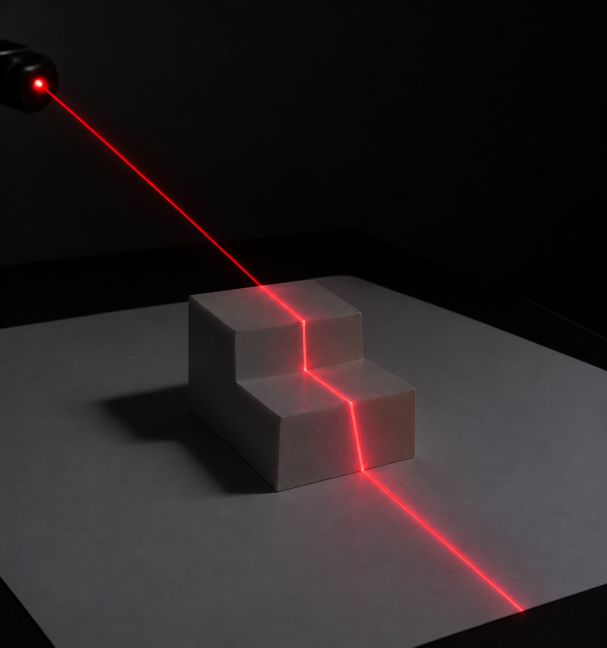
#> input picture images/test.jpg, 1214 x 1295 px (shown at 1/2 size)
$ python main.py
#> lines starting #> are read from the running program, lines starting #| are printed output that depends on the picture; after the words box and inside, x2 and y2 are one past the last pixel; in counts of white or black regions, pixels touching at a corner belong together
import cv2
import numpy as np
from skimage.morphology import skeletonize
import os


# ============================================================
# 1. 显示图片的工具函数
# ============================================================

def show_image(image, title, duration=2000):
    """
    用较大的窗口显示图片

    参数：
        image    : 要显示的图片
        title    : 窗口标题
        duration : 显示时间，单位 ms
                   例如 2000 = 2 秒
    """
#> called with title = 'Project Introduction', duration = 2500

    cv2.namedWindow(title, cv2.WINDOW_NORMAL)

    # 设置较大的窗口
    cv2.resizeWindow(title, 1800, 1100)

    cv2.imshow(title, image)

    # 自动等待指定时间
    cv2.waitKey(duration)

    cv2.destroyWindow(title)


# ============================================================
# 2. 创建标题画面
# ============================================================

def create_title_screen(title, subtitle=""):
    """
    创建项目演示标题画面
    """

    canvas = np.ones((800, 1400, 3), dtype=np.uint8) * 255

    # 主标题
    cv2.putText(
        canvas,
        title,
        (120, 330),
        cv2.FONT_HERSHEY_SIMPLEX,
        2.0,
        (40, 80, 140),
        4,
        cv2.LINE_AA
    )

    # 副标题
    if subtitle != "":
        cv2.putText(
            canvas,
            subtitle,
            (120, 430),
            cv2.FONT_HERSHEY_SIMPLEX,
            1.0,
            (80, 80, 80),
            2,
            cv2.LINE_AA
        )

    return canvas


# ============================================================
# 3. 核心算法
# ============================================================

def process_image(image_path, csv_path, result_path):
    """
    对一张图片进行激光中心线提取

    理论图和真实图都使用这一份函数，
    因此两阶段使用完全相同的算法和参数。
    """
#> called with image_path = 'images/test.jpg', csv_path = 'theory_centerline.csv', result_path = 'theory_result.jpg'

    print("\n" + "=" * 60)
    print("正在处理：", image_path)
    print("=" * 60)

    # --------------------------------------------------------
    # 读取图片
    # --------------------------------------------------------

    img = cv2.imread(image_path)
#> img is the input picture: shape (1295, 1214, 3); mean B, G, R 36.8, 35.3, 42.5

    if img is None:
        print("❌ 无法读取图片：", image_path)
        return None

    # 保存原始图片
    original = img.copy()

    # --------------------------------------------------------
    # BGR → HSV
    # --------------------------------------------------------

    hsv = cv2.cvtColor(img, cv2.COLOR_BGR2HSV)
#> hsv: shape (1295, 1214, 3); mean H, S, V 81.5, 44.6, 43

    # --------------------------------------------------------
    # 提取红色区域
    #
    # 红色在 HSV 中可能出现在：
    # 0°附近
    # 180°附近
    # --------------------------------------------------------

    lower_red_1 = np.array([0, 80, 80])
    upper_red_1 = np.array([10, 255, 255])

    lower_red_2 = np.array([170, 80, 80])
    upper_red_2 = np.array([180, 255, 255])

    mask_red_1 = cv2.inRange(
        hsv,
        lower_red_1,
        upper_red_1
    )
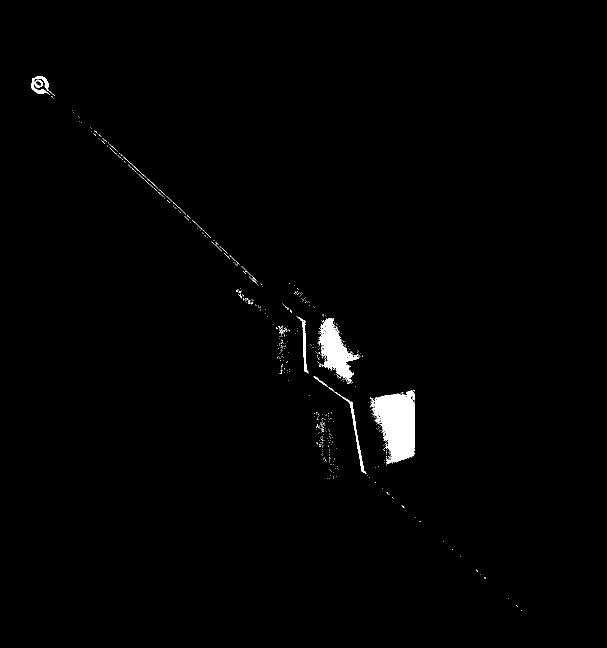
#> mask_red_1: shape (1295, 1214) (shown at 1/2 size); 1% white; 523 white regions (508 under 20 px), largest, box (x1, y1, x2, y2) and area: (742, 781, 830, 927) 8514, (635, 636, 718, 768) 4391, (669, 783, 732, 948) 696

    mask_red_2 = cv2.inRange(
        hsv,
        lower_red_2,
        upper_red_2
    )
#> mask_red_2: shape (1295, 1214); 4.9% white; 238 white regions (237 under 20 px), largest, box (x1, y1, x2, y2) and area: (67, 157, 1066, 1234) 77011

    # 合并两个红色范围
    mask_red = cv2.bitwise_or(
        mask_red_1,
        mask_red_2
    )
#> mask_red: shape (1295, 1214); 6% white; 143 white regions (142 under 20 px), largest, box (x1, y1, x2, y2) and area: (63, 152, 1066, 1234) 93653

    # --------------------------------------------------------
    # 分离 B、G、R 通道
    # --------------------------------------------------------

    b, g, r = cv2.split(img)

    # --------------------------------------------------------
    # 计算红色优势：
    #
    # R - max(G, B)
    #
    # 数值越大，说明该像素越偏红
    # --------------------------------------------------------

    max_gb = np.maximum(g, b)

    red_difference = (
        r.astype(np.int16)
        -
        max_gb.astype(np.int16)
    )

    # --------------------------------------------------------
    # 获取亮红色激光区域
    #
    # 条件：
    # 1. 必须属于红色区域
    # 2. R 通道 > 180
    # 3. 红色明显强于 G/B
    # --------------------------------------------------------

    bright_red = (
        (mask_red > 0)
        &
        (r > 180)
        &
        (red_difference > 80)
    )
#> bright_red: shape (1295, 1214) bool; 1% white; 1 white region, box (x1, y1, x2, y2) and area: (66, 156, 1048, 1224) 16373

    laser_core = (
        bright_red.astype(np.uint8) * 255
    )

    # --------------------------------------------------------
    # 形态学闭运算
    #
    # 作用：
    # 填补激光区域中的一些小断裂
    # --------------------------------------------------------

    kernel = np.ones((3, 3), np.uint8)

    laser_core = cv2.morphologyEx(
        laser_core,
        cv2.MORPH_CLOSE,
        kernel
    )
#> laser_core: shape (1295, 1214); 1% white; 1 white region, box (x1, y1, x2, y2) and area: (66, 156, 1048, 1224) 16442

    # ========================================================
    # 4. 连通区域分析
    # ========================================================

    num_labels, labels, stats, centroids = (
        cv2.connectedComponentsWithStats(
            laser_core,
            connectivity=8
        )
    )
#> num_labels = 2; stats = [[0, 0, 1214, 1295, 1555688], [66, 156, 982, 1068, 16442]]; centroids = [[605.8, 645.3], [668.8, 808.7]]

    # --------------------------------------------------------
    # 如果没有检测到任何区域
    # --------------------------------------------------------

    if num_labels <= 1:

        print("❌ 没有检测到有效的激光区域")

        empty_skeleton = np.zeros_like(laser_core)

        return {
            "original": original,
            "mask_red": mask_red,
            "laser_core": laser_core,
            "main_laser": laser_core,
            "skeleton_mask": empty_skeleton,
            "final_result": original.copy(),
            "coordinates_x": [],
            "coordinates_y": []
        }

    # --------------------------------------------------------
    # 找面积最大的连通区域
    # --------------------------------------------------------

    largest_label = 1

    largest_area = stats[
        1,
        cv2.CC_STAT_AREA
    ]
#> largest_area = 16442

    for i in range(2, num_labels):

        area = stats[
            i,
            cv2.CC_STAT_AREA
        ]

        if area > largest_area:

            largest_area = area
            largest_label = i
#> after the loop, largest_area = 16442; largest_label = 1

    # --------------------------------------------------------
    # 提取最大连通区域
    # --------------------------------------------------------

    main_laser = np.zeros_like(
        laser_core
    )

    main_laser[
        labels == largest_label
    ] = 255

    print(
        "检测到连通区域数量：",
        num_labels - 1
    )
#| 检测到连通区域数量： 1

    print(
        "最大激光区域面积：",
        largest_area
    )
#| 最大激光区域面积： 16442

    # ========================================================
    # 5. 骨架化
    # ========================================================

    # 转换成布尔图
    binary = main_laser > 0

    # 骨架化
    skeleton = skeletonize(
        binary
    )

    # 转换成 OpenCV 图像
    skeleton_mask = (
        skeleton.astype(np.uint8)
        * 255
    )

    # 让骨架更加连续
    skeleton_mask = cv2.morphologyEx(
        skeleton_mask,
        cv2.MORPH_CLOSE,
        np.ones((2, 2), np.uint8)
    )

    # ========================================================
    # 6. 提取中心线坐标
    # ========================================================

    y_coords, x_coords = np.where(
        skeleton_mask > 0
    )

    print(
        "中心线坐标数量：",
        len(x_coords)
    )

    # --------------------------------------------------------
    # 保存 CSV
    #
    # 不使用 pandas
    # --------------------------------------------------------

    with open(
        csv_path,
        "w",
        encoding="utf-8-sig"
    ) as f:

        f.write("x,y\n")

        for x, y in zip(
            x_coords,
            y_coords
        ):

            f.write(
                f"{x},{y}\n"
            )

    print(
        "中心线数据已保存：",
        csv_path
    )

    # ========================================================
    # 7. 生成最终结果图
    # ========================================================

    final_result = original.copy()

    # --------------------------------------------------------
    # 注意：
    #
    # 这里仅仅是为了“显示”时让绿色中心线更加明显。
    #
    # 实际的 skeleton_mask 没有被修改。
    # CSV 保存的仍然是真实骨架坐标。
    # --------------------------------------------------------

    display_kernel = cv2.getStructuringElement(
        cv2.MORPH_ELLIPSE,
        (7, 7)
    )

    thick_skeleton = cv2.dilate(
        skeleton_mask,
        display_kernel
    )

    # --------------------------------------------------------
    # 把中心线显示成绿色
    # --------------------------------------------------------

    green_mask = (
        thick_skeleton > 0
    )

    final_result[
        green_mask
    ] = (
        0,
        255,
        0
    )
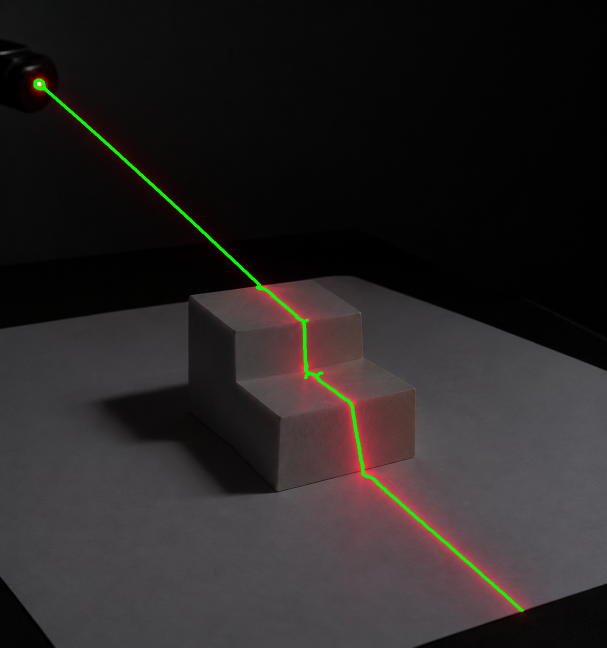
#> final_result: shape (1295, 1214, 3) (shown at 1/2 size); 0.66% of pixels changed, all inside (x1, y1, x2, y2) = (67, 157, 1048, 1224)

    # ========================================================
    # 8. 保存最终图片
    # ========================================================

    cv2.imwrite(
        result_path,
        final_result
    )

    print(
        "最终结果已保存：",
        result_path
    )

    # ========================================================
    # 9. 返回结果
    # ========================================================

    return {
        "original": original,
        "mask_red": mask_red,
        "laser_core": laser_core,
        "main_laser": main_laser,
        "skeleton_mask": skeleton_mask,
        "final_result": final_result,
        "coordinates_x": x_coords,
        "coordinates_y": y_coords
    }


# ============================================================
# 10. 播放一个阶段
# ============================================================

def play_stage(result, stage_name):
    """
    播放某个阶段的检测过程
    """

    if result is None:
        return

    # --------------------------------------------------------
    # 1. 原始图片
    # --------------------------------------------------------

    show_image(
        result["original"],
        stage_name + " - Original Image",
        duration=1800
    )

    # --------------------------------------------------------
    # 2. 红色区域
    # --------------------------------------------------------

    show_image(
        result["mask_red"],
        stage_name + " - Red Mask",
        duration=1800
    )

    # --------------------------------------------------------
    # 3. 激光核心
    # --------------------------------------------------------

    show_image(
        result["laser_core"],
        stage_name + " - Laser Core",
        duration=1800
    )

    # --------------------------------------------------------
    # 4. 最终中心线
    # --------------------------------------------------------

    show_image(
        result["final_result"],
        stage_name + " - Final Result",
        duration=3000
    )


# ============================================================
# 11. 创建过渡页面
# ============================================================

def create_transition_screen(
    title,
    subtitle=""
):

    canvas = np.ones(
        (800, 1400, 3),
        dtype=np.uint8
    ) * 255

    cv2.putText(
        canvas,
        title,
        (120, 330),
        cv2.FONT_HERSHEY_SIMPLEX,
        1.8,
        (40, 80, 140),
        3,
        cv2.LINE_AA
    )

    if subtitle != "":

        cv2.putText(
            canvas,
            subtitle,
            (120, 430),
            cv2.FONT_HERSHEY_SIMPLEX,
            0.95,
            (80, 80, 80),
            2,
            cv2.LINE_AA
        )

    return canvas


# ============================================================
# 12. 最终总结页面
# ============================================================

# [98 lines left out: function create_final_summary, not called in this run]


# ============================================================
# 13. 主程序
# ============================================================

def main():

    print()
    print("=" * 70)
    print("       基于计算机视觉的激光条纹中心线提取演示")
    print("=" * 70)
    print()

    # --------------------------------------------------------
    # 图片路径
    # --------------------------------------------------------

    theory_path = "images/test.jpg"
    real_path = "images/real.jpg"

    # --------------------------------------------------------
    # 检查理论图
    # --------------------------------------------------------

    if not os.path.exists(
        theory_path
    ):

        print(
            "❌ 找不到理论测试图：",
            theory_path
        )

        print(
            "请确认 images 文件夹中存在 test.jpg"
        )

        return

    # --------------------------------------------------------
    # 检查真实图
    # --------------------------------------------------------

    if not os.path.exists(
        real_path
    ):

        print(
            "❌ 找不到真实激光图：",
            real_path
        )

        print(
            "请确认 images 文件夹中存在 real.jpg"
        )

        return

    # ========================================================
    # 开场
    # ========================================================

    intro = create_title_screen(
        "Laser Centerline Detection",
        "Computer Vision Based Structured-Light Processing"
    )

    show_image(
        intro,
        "Project Introduction",
        duration=2500
    )

    # ========================================================
    # 第一阶段：理论 / 测试图
    # ========================================================

    print()
    print("【第一阶段】理论 / 测试图")
    print("开始检测...")

    theory_result = process_image(
        theory_path,
        "theory_centerline.csv",
        "theory_result.jpg"
    )
#> theory_result = 8 items

    # 播放理论图检测过程
    play_stage(
        theory_result,
        "Theory Image"
    )

    # ========================================================
    # 过渡
    # ========================================================

    transition = create_transition_screen(
        "Stage 1 Completed",
        "Applying the SAME algorithm to a real laser image..."
    )

    show_image(
        transition,
        "Transition",
        duration=2200
    )
#> in show_image (call 6), `cv2.imshow(title, image)`:
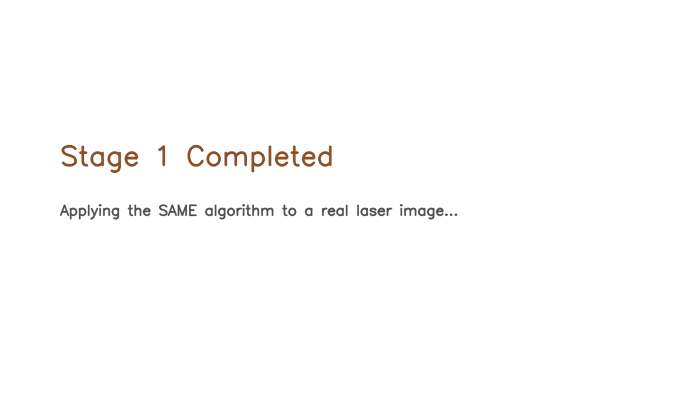
#> window 'Transition': shape (800, 1400, 3) (shown at 1/2 size); mean B, G, R 252.8, 253, 253.4

    # ========================================================
    # 第二阶段：真实激光图
    #
    # 这里仍然调用完全相同的 process_image()
    # ========================================================

    print()
    print("【第二阶段】真实激光图")
    print("开始检测...")

    real_result = process_image(
        real_path,
        "real_centerline.csv",
        "real_result.jpg"
    )
#> call 2 of process_image, with image_path = 'images/real.jpg', csv_path = 'real_centerline.csv', result_path = 'real_result.jpg'
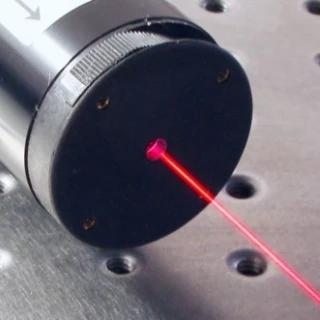
#> input picture images/real.jpg, 320 x 320 px
#> in process_image, img is the input picture: shape (320, 320, 3); mean B, G, R 118.4, 109, 115.1
#> in process_image (call 2), `hsv = cv2.cvtColor(img, cv2.COLOR_BGR2HSV)`: hsv: shape (320, 320, 3); mean H, S, V 126.1, 56, 124
#> in process_image (call 2), `mask_red_1 = cv2.inRange( hsv, lower_red_1, upper_red_1 )`: mask_red_1: shape (320, 320); 0.21% white; 1 white region, box (x1, y1, x2, y2) and area: (167, 160, 209, 198) 219
#> in process_image (call 2), `mask_red_2 = cv2.inRange( hsv, lower_red_2, upper_red_2 )`: mask_red_2: shape (320, 320); 2% white; 6 white regions (3 under 20 px), largest, box (x1, y1, x2, y2) and area: (222, 213, 320, 308) 1254, (157, 148, 224, 208) 709, (146, 151, 154, 159) 43
#> in process_image (call 2), `mask_red = cv2.bitwise_or( mask_red_1, mask_red_2 )`: mask_red: shape (320, 320); 2.2% white; 6 white regions (3 under 20 px), largest, box (x1, y1, x2, y2) and area: (222, 213, 320, 308) 1254, (157, 148, 224, 208) 928, (146, 151, 154, 159) 43
#> in process_image (call 2), `red_difference = ( r.astype(np.int16) - max_gb.astype(np.int16) )`:
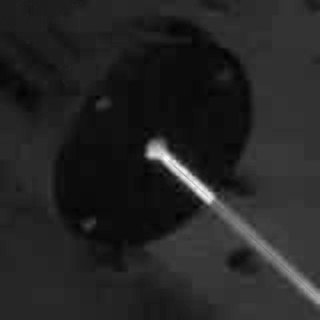
#> red_difference: shape (320, 320) int16; min -35, max 182, mean -3.4; drawn with min black and max white
#> in process_image (call 2), `bright_red = ( (mask_red > 0) & (r > 180) & (red_difference > 80) )`:
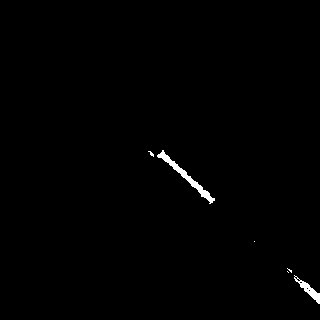
#> bright_red: shape (320, 320) bool; 0.64% white; 6 white regions (4 under 20 px), largest, box (x1, y1, x2, y2) and area: (157, 150, 215, 204) 421, (294, 275, 320, 304) 204
#> in process_image (call 2), `laser_core = cv2.morphologyEx( laser_core, cv2.MORPH_CLOSE, kernel )`: laser_core: shape (320, 320); 0.66% white; 5 white regions (3 under 20 px), largest, box (x1, y1, x2, y2) and area: (157, 150, 215, 204) 422, (294, 275, 320, 304) 216
#> in process_image (call 2), `num_labels, labels, stats, centroids = ( cv2.connectedComponentsWithSt..`: labels: shape (320, 320) int32; 6 distinct labels, from 0 to 5
#> in process_image (call 2), `num_labels, labels, stats, centroids = ( cv2.connectedComponentsWithSt..`: num_labels = 6; stats = [[0, 0, 320, 320, 101727], [148, 151, 6, 6, 16], [157, 150, 58, 54, 422], [254, 241, 1, 1, 1], [287, 268, 5, 5, 18], [294, 275, 26, 29, 216]]; centroids = [[159.1, 159.1], [151, 153.3], [186.2, 176.6], [254, 241], [288.8, 270.4], [308.2, 289.2]]
#> in process_image (call 2), `largest_area = stats[ 1, cv2.CC_STAT_AREA ]`: largest_area = 16
#> the loop in process_image (call 2), `for i in range(2, num_labels): ` made 4 passes
#> (area, largest_area) on pass 1: (422, 422)
#> area on pass 4: 216
#> after the loop in process_image (call 2), `for i in range(2, num_labels):`: largest_area = 422; largest_label = 2
#| 检测到连通区域数量： 5
#| 最大激光区域面积： 422
#> in process_image (call 2), `final_result[ green_mask ] = ( 0, 255, 0 )`:
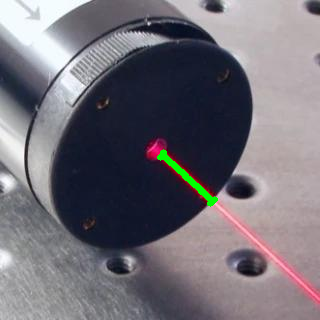
#> final_result: shape (320, 320, 3); 0.53% of pixels changed, all inside (x1, y1, x2, y2) = (157, 149, 218, 207)
#> real_result = 8 items

    # 播放真实图检测过程
    play_stage(
        real_result,
        "Real Laser Image"
    )

    # ========================================================
    # 最终总结
    # ========================================================

    final_summary = create_final_summary()

    cv2.namedWindow(
        "Final Summary",
        cv2.WINDOW_NORMAL
    )

    cv2.resizeWindow(
        "Final Summary",
        1800,
        1100
    )

    cv2.imshow(
        "Final Summary",
        final_summary
    )

    # --------------------------------------------------------
    # 控制台输出
    # --------------------------------------------------------

    print()
    print("=" * 70)
    print("演示完成！")
    print("=" * 70)

    print(
        "理论图结果：theory_result.jpg"
    )

    print(
        "理论图中心线：theory_centerline.csv"
    )

    print(
        "真实图结果：real_result.jpg"
    )

    print(
        "真实图中心线：real_centerline.csv"
    )

    print()
    print("按任意键退出程序...")

    # 最后停住
    cv2.waitKey(0)

    # 关闭所有窗口
    cv2.destroyAllWindows()


# ============================================================
# 14. 程序入口
# ============================================================

if __name__ == "__main__":
    main()
